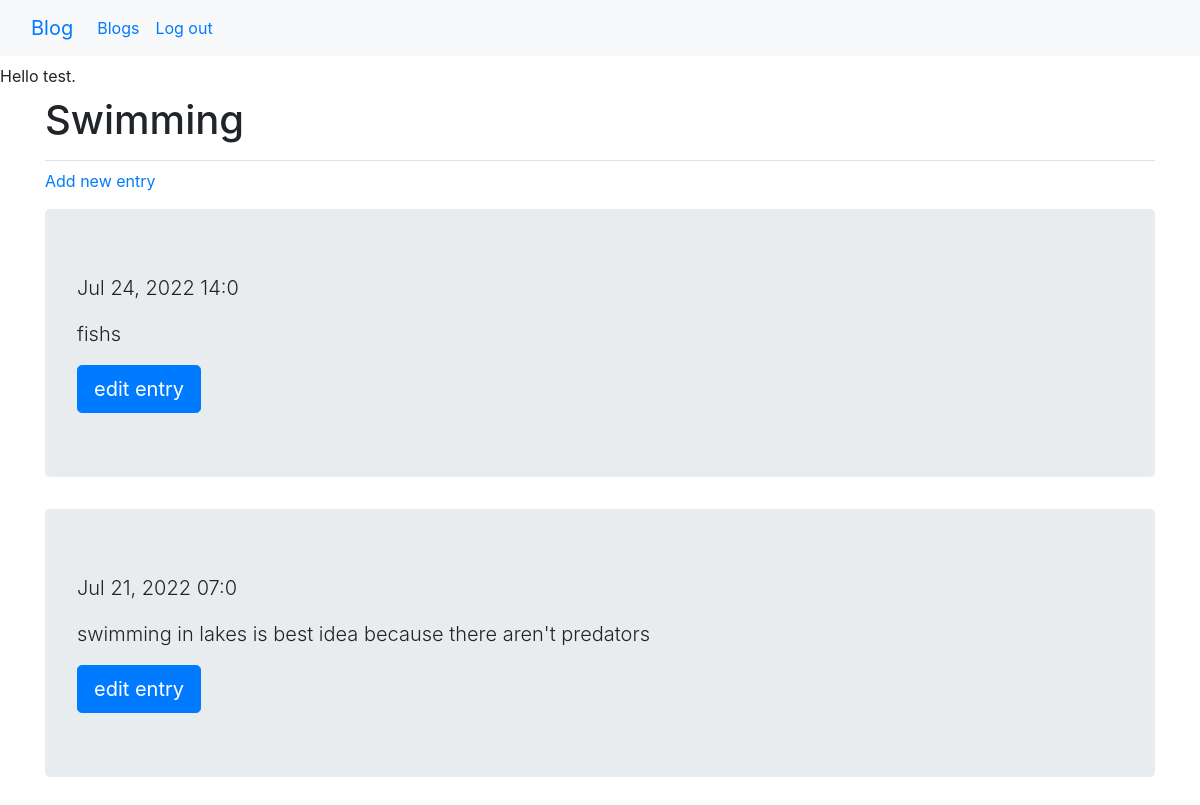
Page /blogs/4/ (signed in) on the committed database.
### blog/models.py (models this page shows, shortened)
class BlogPost(models.Model):
    text = models.CharField(max_length=200) # for store names max length 200
    owner = models.ForeignKey(User, on_delete=models.CASCADE)
    date_added = models.DateTimeField(auto_now_add=True) # for time when user create a blogPOST
    def __str__(self): # return name of the blogpost
        return self.text

class BlogEntry(models.Model):
    topic = models.ForeignKey(BlogPost, on_delete=models.CASCADE) # on delete tells django when topic is deleted all data connected to topic are deleted too
    textentry = models.TextField() # just normal Text field with unlimited letters
    date_added = models.DateTimeField(auto_now_add=True)
    class Meta:
        verbose_name_plural = 'entries'

### blog/views.py (the view)
# urls.py: path('blogs/<int:blog_id>/', views.blog, name='blog'), # view given blog
@login_required
def blog(request, blog_id):
    blog = BlogPost.objects.get(id=blog_id) # show blogpost by id
    if blog.owner != request.user: #   make sure the topic belongs to the current user
        raise Http404
    entries = blog.blogentry_set.order_by("-date_added")    # that - symbol reverse the entries
    context = {'blog': blog, 'entries': entries}
    return render(request, 'blog/blog.html', context)

### blog/templates/blog/blog.html
{% extends "blog/base.html" %}
{% block page_header %}
    <h1>{{blog}} </h1>
{% endblock page_header %}
{% block content %}
    <p><a href="{% url 'blog:new_entry' blog.id %}"> Add new entry</a></p>
        {% for entry in entries %}
        <div class="jumbotron">
            <p class="lead"> {{ entry.date_added|date:"M d, Y H:I" }} </p>
            <p class="lead"> {{ entry.textentry }} </p>
            <a class="btn btn-lg btn-primary" href="{% url 'blog:edit_entry' entry.id %}"
                role="button"> edit entry</a>
        </div>
        {% empty %}
        <p>There are no entries for this topic yet.</p>
        {% endfor %}
 {% endblock content %}

### blog/templates/blog/base.html (shortened to what this page needs)
{% load bootstrap4 %}
<!doctype html>
<html lang='en'>
    <head>
        {% bootstrap_css %}
    </head>
    <body>
        <nav class="navbar navbar-expand-lg bg-light">
            <div class="container-fluid">
            <a class="navbar-brand" href="{% url 'blog:index' %}">Blog</a>
            <div class="collapse navbar-collapse" id="navbarSupportedContent">
                <ul class="navbar-nav me-auto mb-2 mb-lg-0">
                <li class="nav-item">
                    <a class="nav-link" href="{% url 'blog:blogs' %}">Blogs</a>
                </li>
                <ul class="navbar-nav ml-auto">
                    {% if user.is_authenticated %}
                        <li class="nav-item">
                            <a class="nav-link" href="{% url 'users:logout' %}">Log out</a>
                        </li>
                    {% endif %}
                </ul>
            </div>
        </nav>
        {% if user.is_authenticated %}
        <span class="navbar-text"> Hello {{ user.username }}.</span>
        {% endif %}
        <main role="main" class="container">
            <div class="pb-2 mb-2 border-bottom">
                {% block page_header %} {% endblock page_header %}
            </div>
            <div>
                {% block content %} {% endblock content %}
            </div>
        </main>
    </body>
</html>

### rows in the picture
BlogPost: text "Swimming"
BlogEntry: date_added "Jul 24, 2022 14:0", textentry "fishs"
BlogEntry: date_added "Jul 21, 2022 07:0", textentry "swimming in lakes is best idea because there aren't predators"

### other values in the picture
{{ user.username }} "test"
